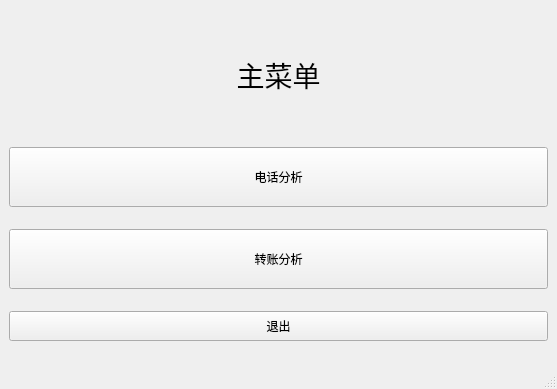
<?xml version="1.0" encoding="UTF-8"?>
<ui version="4.0">
 <class>MainWindow</class>
 <widget class="QMainWindow" name="MainWindow">
  <property name="geometry">
   <rect>
    <x>0</x>
    <y>0</y>
    <width>557</width>
    <height>389</height>
   </rect>
  </property>
  <property name="windowTitle">
   <string>MainWindow</string>
  </property>
  <property name="styleSheet">
   <string notr="true">
background-image: url(:/Edge/E-1110473-ED398DE1.jpg);</string>
  </property>
  <widget class="QWidget" name="centralwidget">
   <layout class="QVBoxLayout" name="verticalLayout_3">
    <item>
     <widget class="QLabel" name="label">
      <property name="maximumSize">
       <size>
        <width>16777215</width>
        <height>100</height>
       </size>
      </property>
      <property name="font">
       <font>
        <pointsize>21</pointsize>
       </font>
      </property>
      <property name="text">
       <string>主菜单</string>
      </property>
      <property name="alignment">
       <set>Qt::AlignCenter</set>
      </property>
      <property name="wordWrap">
       <bool>true</bool>
      </property>
     </widget>
    </item>
    <item>
     <widget class="QPushButton" name="telWidget">
      <property name="maximumSize">
       <size>
        <width>16777215</width>
        <height>60</height>
       </size>
      </property>
      <property name="text">
       <string>电话分析</string>
      </property>
     </widget>
    </item>
    <item>
     <widget class="QPushButton" name="payWidget">
      <property name="enabled">
       <bool>true</bool>
      </property>
      <property name="maximumSize">
       <size>
        <width>16777215</width>
        <height>60</height>
       </size>
      </property>
      <property name="text">
       <string>转账分析</string>
      </property>
     </widget>
    </item>
    <item>
     <widget class="QPushButton" name="pushButton_3">
      <property name="maximumSize">
       <size>
        <width>16777215</width>
        <height>30</height>
       </size>
      </property>
      <property name="text">
       <string>退出</string>
      </property>
     </widget>
    </item>
   </layout>
   <zorder>label</zorder>
   <zorder>payWidget</zorder>
   <zorder>pushButton_3</zorder>
   <zorder>telWidget</zorder>
  </widget>
  <widget class="QMenuBar" name="menubar">
   <property name="geometry">
    <rect>
     <x>0</x>
     <y>0</y>
     <width>557</width>
     <height>30</height>
    </rect>
   </property>
  </widget>
  <widget class="QStatusBar" name="statusbar"/>
 </widget>
 <resources/>
 <connections/>
</ui>
